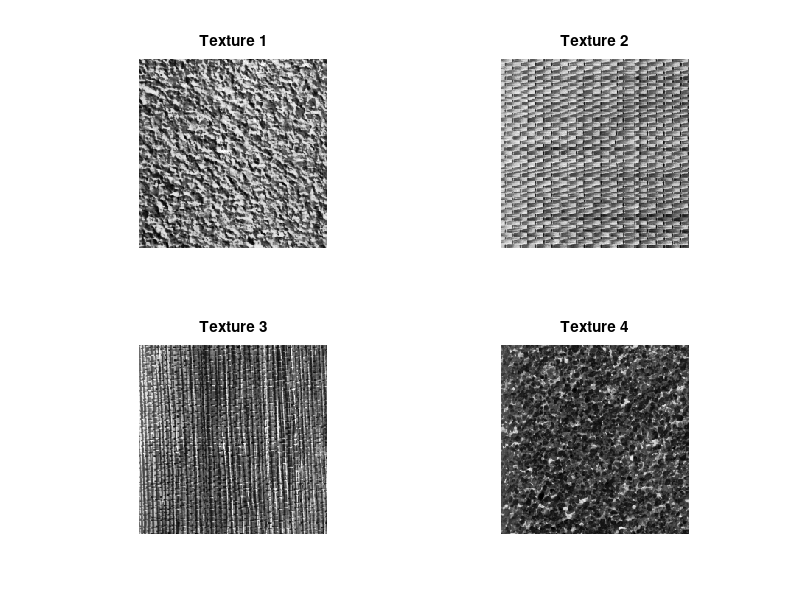

Write MATLAB code to recreate this figure. (Note: this script raises an error after producing the figure.)
%%%%%%%%%%%%%%%%%%%%%%%%%%%%%%%%%%%%%%%%%%%%%%%%%%%
%
%       This scripts save the files needed for the mandatory assignment 2
%       in INF4300 and INF9305
%
clear all
close all
addpath('../Oblig1'); % For my GLCM function

%Loading the images
mosaic1_train = load('data/mosaic1_train.mat');
training_mask = load('data/training_mask.mat');
mosaic2_test = load('data/mosaic2_test.mat');
mosaic3_test = load('data/mosaic3_test.mat');

% I don't want them as structs
mosaic1_train = mosaic1_train.mosaicim;
mosaic2_test = mosaic2_test.mosaicim;
mosaic3_test = mosaic3_test.mosaicim;
training_mask = training_mask.mosaicim;

% Find size of image
[N,M] = size(mosaic1_train);
G=16; %We want to use 16 graylevels

% Normalize the images
texture1 = mosaic1_train(1:N/2,1:M/2);
texture1_norm = uint8(round(double(texture1) * (G-1) / double(max(texture1(:)))));
texture2 = mosaic1_train(1:N/2,M/2+1:end);
texture2_norm = uint8(round(double(texture2) * (G-1) / double(max(texture2(:)))));
texture3 = mosaic1_train(N/2+1:end,1:M/2);
texture3_norm = uint8(round(double(texture3) * (G-1) / double(max(texture3(:)))));
texture4 = mosaic1_train(N/2+1:end,M/2+1:end);
texture4_norm = uint8(round(double(texture4) * (G-1) / double(max(texture4(:)))));

% Display the different textures
figure(1)
subplot(221)
imshow(texture1,[]);
title('Texture 1');
subplot(222)
imshow(texture2,[]);
title('Texture 2');
subplot(223)
imshow(texture3,[]);
title('Texture 3');
subplot(224)
imshow(texture4,[]);
title('Texture 4');

% Calculate the GLCM for direction dx = 0 dy = -1
texture1dx0dymin1 = GLCM(texture1_norm,G,0,-1,0,1);
texture2dx0dymin1 = GLCM(texture2_norm,G,0,-1,0,1);
texture3dx0dymin1 = GLCM(texture3_norm,G,0,-1,0,1);
texture4dx0dymin1 = GLCM(texture4_norm,G,0,-1,0,1);

% Calculate the GLCM for direction dx = 1 dy = 0
texture1dx1dy0 = GLCM(texture1_norm,G,1,0,0,1);
texture2dx1dy0 = GLCM(texture2_norm,G,1,0,0,1);
texture3dx1dy0 = GLCM(texture3_norm,G,1,0,0,1);
texture4dx1dy0 = GLCM(texture4_norm,G,1,0,0,1);

% Calculate the GLCM for direction dx = 1 dy = -1
texture1dx1dymin1 = GLCM(texture1_norm,G,1,-1,0,1);
texture2dx1dymin1 = GLCM(texture2_norm,G,1,-1,0,1);
texture3dx1dymin1 = GLCM(texture3_norm,G,1,-1,0,1);
texture4dx1dymin1 = GLCM(texture4_norm,G,1,-1,0,1);

% Calculate the GLCM for direction dx = -1 dy = -1
texture1dxmin1dymin1 = GLCM(texture1_norm,G,-1,-1,0,1);
texture2dxmin1dymin1 = GLCM(texture2_norm,G,-1,-1,0,1);
texture3dxmin1dymin1 = GLCM(texture3_norm,G,-1,-1,0,1);
texture4dxmin1dymin1 = GLCM(texture4_norm,G,-1,-1,0,1);

% Try to plot some of the GLCM's
figure(2)
subplot(221);
imagesc(texture2dx0dymin1);
subplot(222);
imagesc(texture2dx1dy0);
subplot(223);
imagesc(texture2dx1dymin1);
subplot(224);
imagesc(texture2dxmin1dymin1);

% Save the traning and test images
save('new_data/mosaic1_train','mosaic1_train');
save('new_data/mosaic2_test','mosaic2_test');
save('new_data/mosaic3_test','mosaic3_test');

% Save the traning mask
save('new_data/training_mask','training_mask');

% Save the example GLCM matrices
save('new_data/texture1dx0dymin1','texture1dx0dymin1');
save('new_data/texture2dx0dymin1','texture2dx0dymin1');
save('new_data/texture3dx0dymin1','texture3dx0dymin1');
save('new_data/texture4dx0dymin1','texture4dx0dymin1');

save('new_data/texture1dx1dy0','texture1dx1dy0');
save('new_data/texture2dx1dy0','texture2dx1dy0');
save('new_data/texture3dx1dy0','texture3dx1dy0');
save('new_data/texture4dx1dy0','texture4dx1dy0');

save('new_data/texture1dx1dymin1','texture1dx1dymin1');
save('new_data/texture2dx1dymin1','texture2dx1dymin1');
save('new_data/texture3dx1dymin1','texture3dx1dymin1');
save('new_data/texture4dx1dymin1','texture4dx1dymin1');

save('new_data/texture1dxmin1dymin1','texture1dxmin1dymin1');
save('new_data/texture2dxmin1dymin1','texture2dxmin1dymin1');
save('new_data/texture3dxmin1dymin1','texture3dxmin1dymin1');
save('new_data/texture4dxmin1dymin1','texture4dxmin1dymin1');

% Save the traning and test images as .txt files
dlmwrite('new_data/mosaic1_train.txt',mosaic1_train);
dlmwrite('new_data/mosaic2_test.txt',mosaic2_test);
dlmwrite('new_data/mosaic3_test.txt',mosaic3_test);

% Save the traning mask as .txt file
dlmwrite('new_data/training_mask.txt',training_mask);

% Save the example GLCM matrices as .txt files
dlmwrite('new_data/texture1dx0dymin1.txt',texture1dx0dymin1);
dlmwrite('new_data/texture2dx0dymin1.txt',texture2dx0dymin1);
dlmwrite('new_data/texture3dx0dymin1.txt',texture3dx0dymin1);
dlmwrite('new_data/texture4dx0dymin1.txt',texture4dx0dymin1);

dlmwrite('new_data/texture1dx1dy0.txt',texture1dx1dy0);
dlmwrite('new_data/texture2dx1dy0.txt',texture2dx1dy0);
dlmwrite('new_data/texture3dx1dy0.txt',texture3dx1dy0);
dlmwrite('new_data/texture4dx1dy0.txt',texture4dx1dy0);

dlmwrite('new_data/texture1dx1dymin1.txt',texture1dx1dymin1);
dlmwrite('new_data/texture2dx1dymin1.txt',texture2dx1dymin1);
dlmwrite('new_data/texture3dx1dymin1.txt',texture3dx1dymin1);
dlmwrite('new_data/texture4dx1dymin1.txt',texture4dx1dymin1);

dlmwrite('new_data/texture1dxmin1dymin1.txt',texture1dxmin1dymin1);
dlmwrite('new_data/texture2dxmin1dymin1.txt',texture2dxmin1dymin1);
dlmwrite('new_data/texture3dxmin1dymin1.txt',texture3dxmin1dymin1);
dlmwrite('new_data/texture4dxmin1dymin1.txt',texture4dxmin1dymin1);
